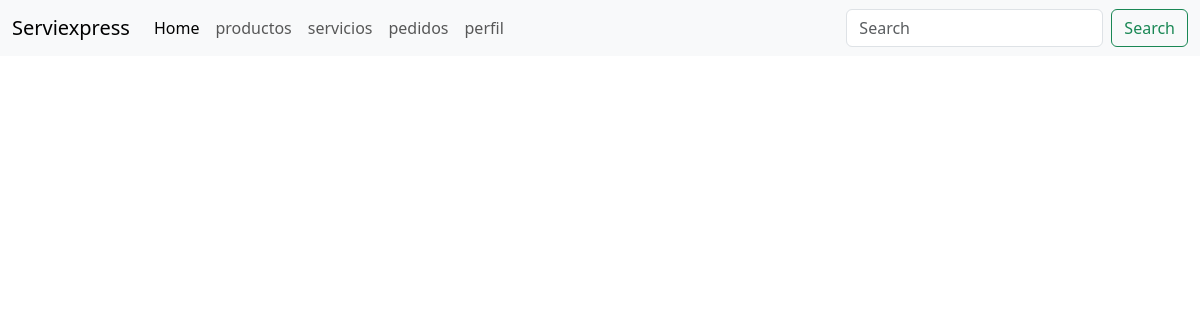
Before: /productos/ with the older database file.
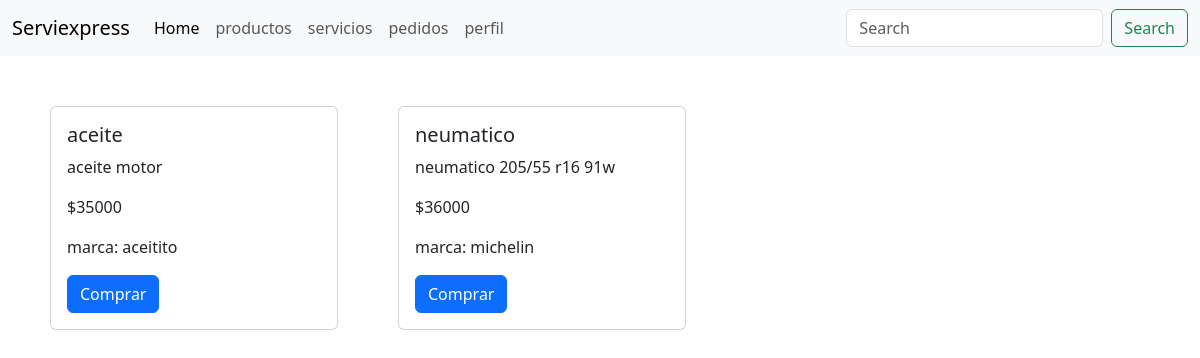
After: the same page with the newer database file.
### API_Rest/models.py (models this page shows, shortened)
class Producto(models.Model):
    Id_Producto = models.CharField(primary_key=True, max_length=7)
    Nombre_Producto = models.CharField(max_length=30)
    stock_Producto = models.IntegerField()
    descripcion_Producto = models.CharField(max_length=100)
    Precio_Producto = models.IntegerField()
    Categoria_Producto = models.CharField(max_length=30)
    Marca_Producto = models.CharField(max_length=30)
    Proveedor_Producto = models.CharField(max_length=40)
    habilitado = models.BooleanField(default=True)

### API_Rest/views.py (the view)
# urls.py: path("productos/", productos, name="productos"),
def productos(request):
    productos = Producto.objects.all()
    return render(request, "core/productos.html", {"productos": productos})

### API_Rest/templates/core/productos.html (shortened to what this page needs)
<!DOCTYPE html>
<html lang="en">
<head>
    <link href="https://cdn.jsdelivr.net/npm/bootstrap@5.3.2/dist/css/bootstrap.min.css" rel="stylesheet">
    <link href="../../static/css/producto.css" rel="stylesheet">
</head>
<body>
    <header>
        <nav class="navbar navbar-expand-lg navbar-light bg-light">
            <div class="container-fluid">
                <a class="navbar-brand" href="{% url 'index' %}">Serviexpress</a>
                <div class="collapse navbar-collapse" id="navbarSupportedContent">
                    <ul class="navbar-nav me-auto mb-2 mb-lg-0">
                        <li class="nav-item">
                            <a class="nav-link active" aria-current="page" href="{% url 'index' %}">Home</a>
                        </li>
                        <li class="nav-item">
                            <a class="nav-link" href="{% url 'productos' %}">productos</a>
                        </li>
                        <li class="nav-item">
                            <a class="nav-link" href="{% url 'servicios' %}">servicios</a>
                        </li>
                        <li class="nav-item">
                            <a class="nav-link" href="{% url 'pedidos' %}">pedidos</a>
                        </li>
                        <li class="nav-item">
                            <a class="nav-link" href="{% url 'perfil' %}">perfil</a>
                        </li>
                    </ul>
                    <form class="d-flex" role="search">
                        <input class="form-control me-2" type="search" placeholder="Search" aria-label="Search">
                        <button class="btn btn-outline-success" type="submit">Search</button>
                    </form>
                </div>
            </div>
        </nav>
    </header>
    <div class="productos">
        <div class="productos">
            {% for producto in productos %}
                {% if producto.habilitado %}
                    <div class="card{{ forloop.counter }}">
                        <div class="card" style="width: 18rem;">
                            <div class="card-body">
                                <h5 class="card-title">{{ producto.Nombre_Producto }}</h5>
                                <p class="card-text">{{ producto.descripcion_Producto }}</p>
                                <p class="card-text">${{ producto.Precio_Producto }}</p>
                                <p class="card-text">marca: {{ producto.Marca_Producto }}</p>
                                <a href="../Validar_Pago" class="btn btn-primary">Comprar</a>
                            </div>
                        </div>
                    </div>
                {% endif %}
            {% endfor %}
        </div>
</div>
</body>
</html>
</body>
</html>

Changed rows visible on the page:
added Producto: Nombre_Producto "aceite", descripcion_Producto "aceite motor", Precio_Producto "35000", Marca_Producto "aceitito"
added Producto: Nombre_Producto "neumatico", descripcion_Producto "neumatico 205/55 r16 91w", Precio_Producto "36000", Marca_Producto "michelin"
